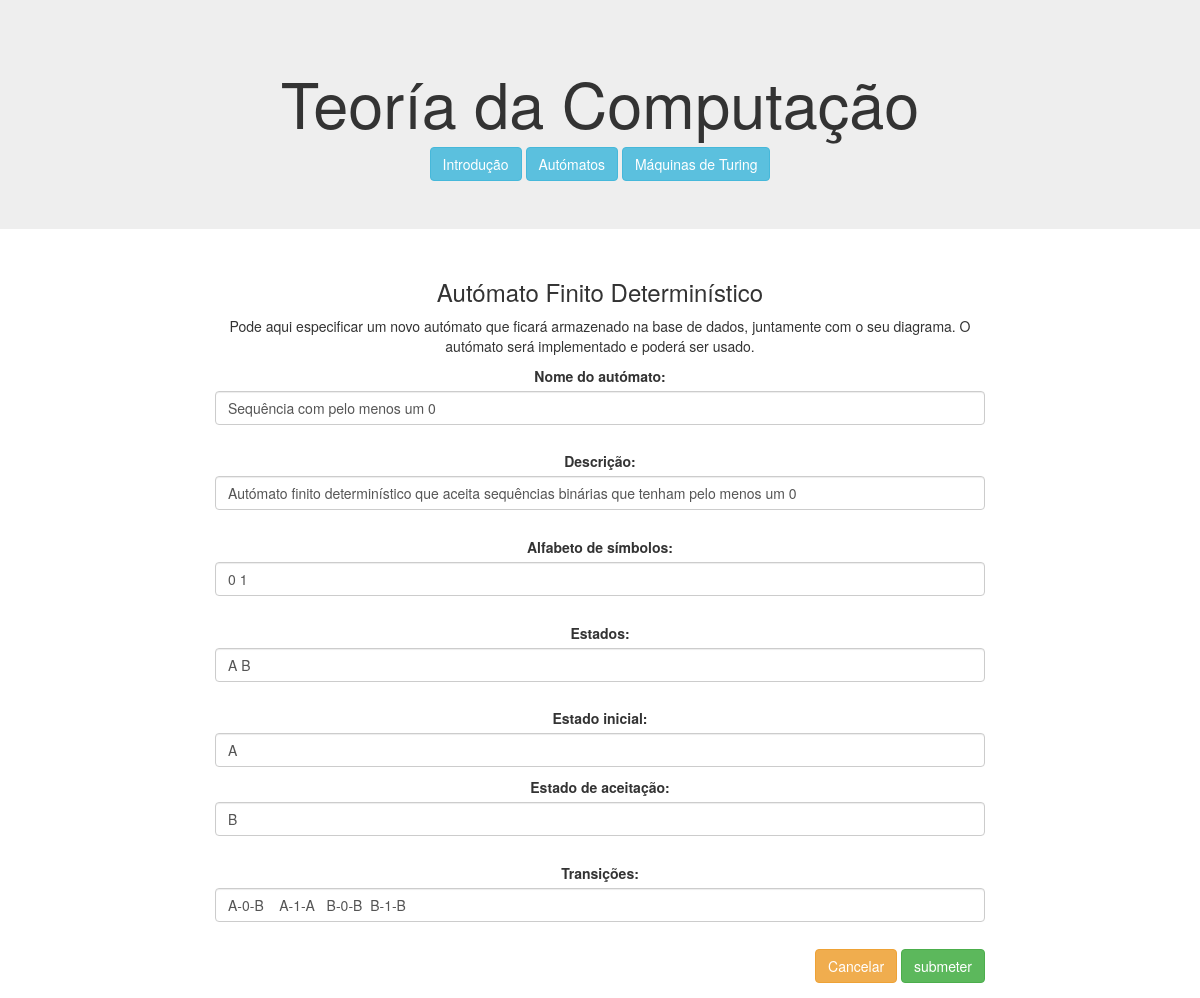
The page /edita_automato/48/ on the database its author committed.
### computacao/models.py (models this page shows, shortened)
class Automato(models.Model):
    nome = models.CharField(max_length=100)
    descricao = models.CharField(max_length=100)
    alfabeto = models.CharField(max_length=100)
    estados = models.CharField(max_length=100)
    estadoInicial = models.CharField(max_length=100)
    estadosDeAceitacao = models.CharField(max_length=100)
    dicionarioTransicao = models.CharField(max_length=1000)
    diagrama = models.FileField(upload_to='afd_diagrams/', blank=True, null=True)

### computacao/views.py (the view)
# urls.py: path('edita_automato/<int:automato_id>/', views.edita_automato, name='edita_automato'),
def edita_automato(request, automato_id):
    instance = Automato.objects.get(id=automato_id)
    form = AutomatoForm(request.POST or None, instance=instance)
    if form.is_valid():
        a = form.save()
        a.desenha_diagrama()
        a.save()
        return HttpResponseRedirect(reverse('computacao:automatos'))
    """
    form = AutomatoForm(initial={
        'nome': automato_a_editar.nome,
        'descricao': automato_a_editar.descricao,
        'alfabeto': automato_a_editar.alfabeto,
        'estados': automato_a_editar.estados,
        'estadoInicial': automato_a_editar.estadoInicial,
        'estadosDeAceitacao': automato_a_editar.estadosDeAceitacao,
        'dicionarioTransicao': automato_a_editar.dicionarioTransicao,
    })"""
    context = {'form': form, 'automato_id':automato_id}
    return render(request, 'computacao/edita_automato.html', context)

### computacao/templates/computacao/edita_automato.html (shortened to what this page needs)
{% extends 'computacao/layout.html' %}
{% block main %}
    <main class="col-sm-12">
        <h3>Autómato Finito Determinístico</h3>
        <p>Pode aqui especificar um novo autómato que ficará armazenado na base de dados, juntamente com o seu diagrama.
            O autómato será implementado e poderá ser usado.</p>
        <form class="form-group" action="{% url 'computacao:edita_automato' automato_id %}" method="POST">
            {{ form.as_p }}
            <div class="text-right">
                <a href="{% url 'computacao:automatos' %}" role="button" class="btn btn-warning">Cancelar</a>
                <input type="submit" class="btn btn-success" value="submeter">
            </div>
        </form>
    </main>
{% endblock %}

### computacao/static/computacao/style.css (style rules this page uses)
.form-control { display:inline-block; }

### rows shown on the page
Automato: nome "Sequência com pelo menos um 0", descricao "Autómato finito determinístico que aceita sequências binárias que tenham pelo menos um 0", alfabeto "0 1", estados "A B", estadoInicial "A", estadosDeAceitacao "B", dicionarioTransicao "A-0-B A-1-A B-0-B B-1-B"
